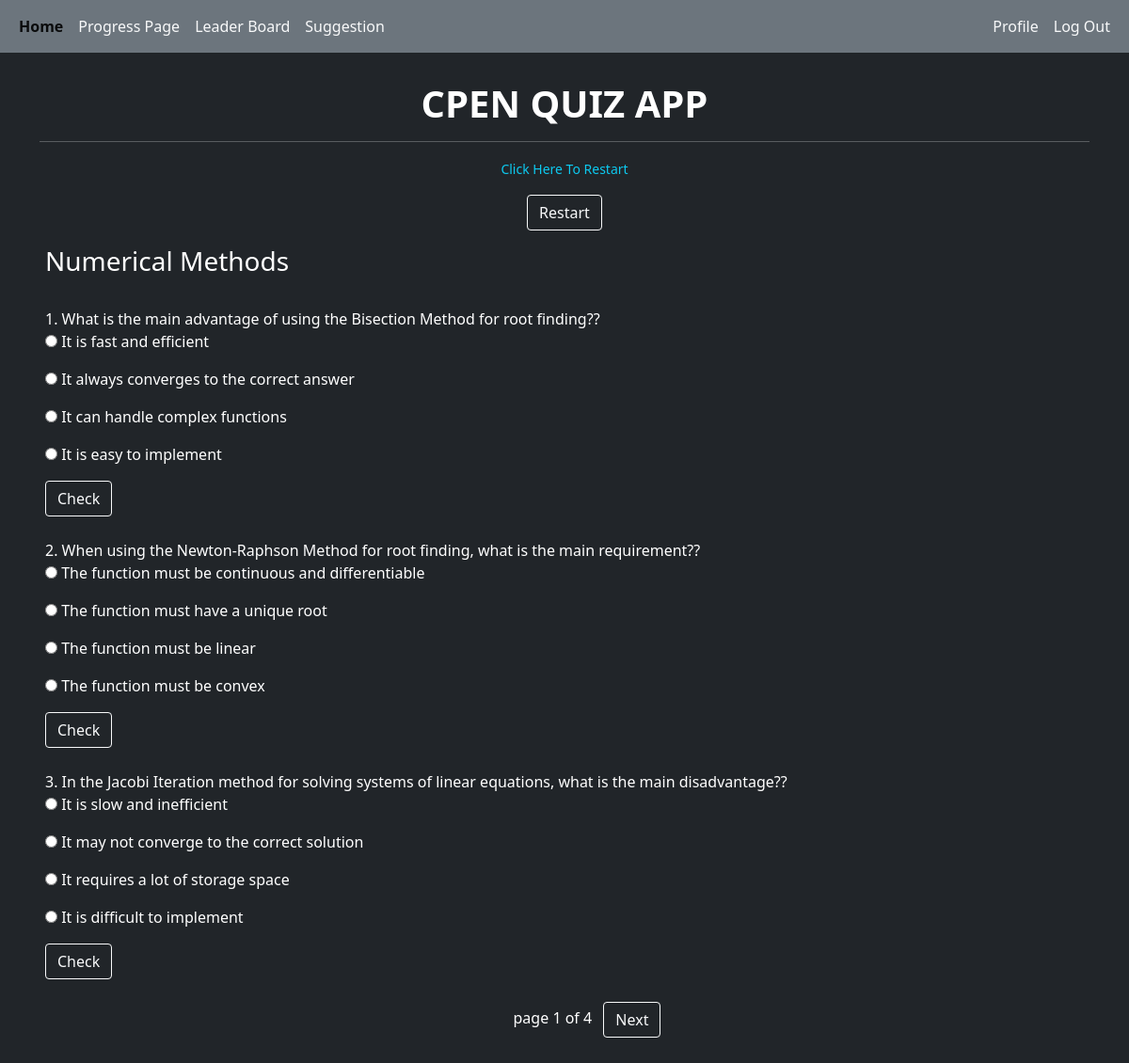
The page /quiz/Numerical Methods/ (signed in) on the database its author committed.
### quizApp/models.py (models this page shows, shortened)
class Question(models.Model):
    question_text = models.CharField(max_length=200)
    answers = models.CharField(max_length=300)
    correct_answer = models.CharField(max_length=150)
    score = models.IntegerField(default=0)
    categories = models.ForeignKey(Category,on_delete=models.CASCADE,default=1)
    def separate(self):
        return self.answers.strip().split("|")

class Category(models.Model):
    name = models.CharField(max_length=50)

### quizApp/views.py (the view)
# urls.py: path('quiz/<str:catgry>/',views.quiz_view,name='quiz-view'),
@login_required
def quiz_view(request, catgry):
    category = Category.objects.filter(name=catgry).first()
    qs = Question.objects.filter(categories=category)
    p = Paginator(qs, 3)
    page = request.GET.get('page')
    page_content = p.get_page(page)
    has_questions = False
    if qs:
        has_questions = True
    context = {
       'page_content':page_content,
       'has_questions':has_questions
    }
    score = dry(request,"signals",context)
    return render(request,'courses/basequiz.html', context)

### quizApp/views.py (called while the page is built, shortened)
def dry(request,name,context):
    score = 0

### templates/courses/basequiz.html (shortened to what this page needs)
{% extends 'base.html'%}
{% load static %}
{%block content%}
<section>
    {% if has_questions %}
        <form action="" method="POST">
            <div class="container text-center">
                <p class="text-info"><small>Click Here To Restart</small></p>
                <input name="restart" type="submit" class="btn btn-outline-light ms-auto" value="Restart">
            </div>
        </form>
        <div class="text-white pt-3 mb-5 text-left ps-5">
        <h3>{{page_content.0.categories.name}}</h3>
        {% for question in page_content%}
            {{ forloop.counter0|add:page_content.start_index }}. {{question.question_text}}? <br>
            <form action="" method="POST" id="check">
            {% for answer in question.separate %}
                <p>
                <input  type="radio"  name="option" value="{{answer}}" >
                <label>{{answer}}</label>
                </p>
            {% endfor %}
            <input type="submit" name="check" class="btn btn-outline-light " value="Check">
            </form>
            <br>
            {% endfor%}
            <div class="container text-center">
                page {{page_content.number}} of {{page_content.paginator.num_pages}}
                {% if page_content.has_next %}
                    <a href="?page={{page_content.next_page_number}}" type="submit" class="btn btn-outline-light ms-2">Next</a>
                {% else %}
                    <a name="restart" type="submit" class="btn btn-outline-light ms-2">Submit</a>
                {% endif %}
            </div>
        </div>
    {% else %}
        <div class="container ms-auto">
            <h3 class="text-light">No questions available...</h3>
        </div>
    {% endif %}
</section>
{% endblock%}

### templates/base.html (shortened to what this page needs)
<!doctype html>
<html lang="en">
  <head>
    <link href="https://cdn.jsdelivr.net/npm/bootstrap@5.0.2/dist/css/bootstrap.min.css" rel="stylesheet">
  </head>
  <body class="bg-dark">
    <header>
      {% if user.is_authenticated %}
        <div class="container">
          <nav class="navbar navbar-expand-lg navbar-light bg-secondary">
            <div class="container-fluid">
              <div class="collapse navbar-collapse" id="navbarNavAltMarkup">
                <div class="navbar-nav">
                  <a class="nav-link active" aria-current="page" href="{% url 'home'%}"><b>Home</b></a>
                  <a class="nav-link text-light" href="{% url 'progress'%}">Progress Page</a>
                  <a class="nav-link text-light" href="{% url 'leader' %}">Leader Board</a>
                <a class="nav-link text-light" href="{% url 'suggestion' %}">Suggestion</a>
                </div>
                <div class="navbar-nav ms-auto">
                  <a  class="nav-link text-light" href="{% url 'profile'%}">Profile</a>
                  <a  class="nav-link text-light" href="{% url 'logout'%}">Log Out</a>
                </div>
              </div>
            </div>
          </nav>
        </div>
        {% endif %}
    </header>
      <div class="container mt-2 ">
        <h1 class = "pt-2 text-center text-white mt-5"><b> CPEN QUIZ APP </b>
      </h1>
      <i>
      <hr class="bg-white">
      </div>
    {% block content %}{% endblock%}
  </body>
</html>

### templates/base.html (style rules this page uses)
.navbar { position: fixed; top: 0; left: 0; right: 0; z-index: 99; }
body { padding-top: 30px; }

### rows shown on the page
Question: categories.name "Numerical Methods", question_text "What is the main advantage of using the Bisection Method for root finding?", separate "It is fast and efficient" "It always converges to the correct answer" "It can handle complex functions" "It is easy to implement"
Question: question_text "When using the Newton-Raphson Method for root finding, what is the main requirement?", separate "The function must be continuous and differentiable" "The function must have a unique root" "The function must be linear" "The function must be convex"
Question: question_text "In the Jacobi Iteration method for solving systems of linear equations, what is the main disadvantage?", separate "It is slow and inefficient" "It may not converge to the correct solution" "It requires a lot of storage space" "It is difficult to implement"

### other values the page prints
{{ page_content.number }} "1"
{{ page_content.paginator.num_pages }} "4"
